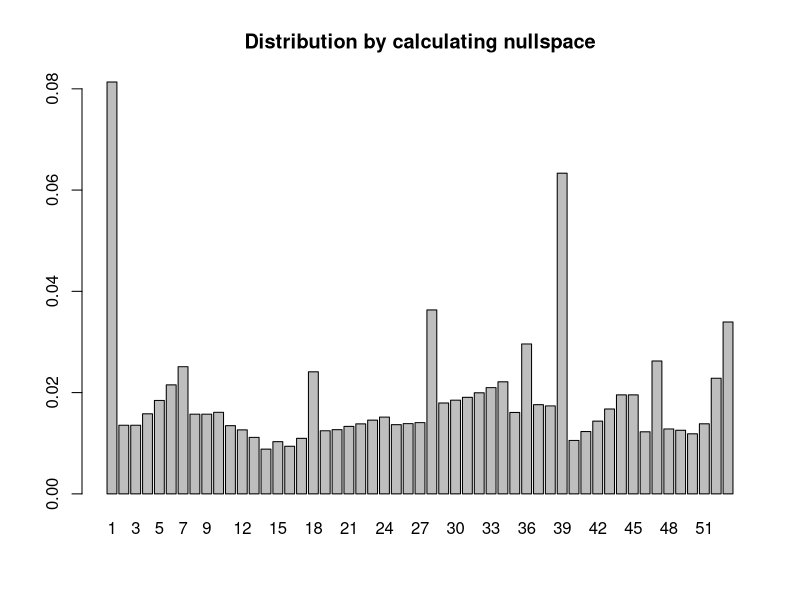
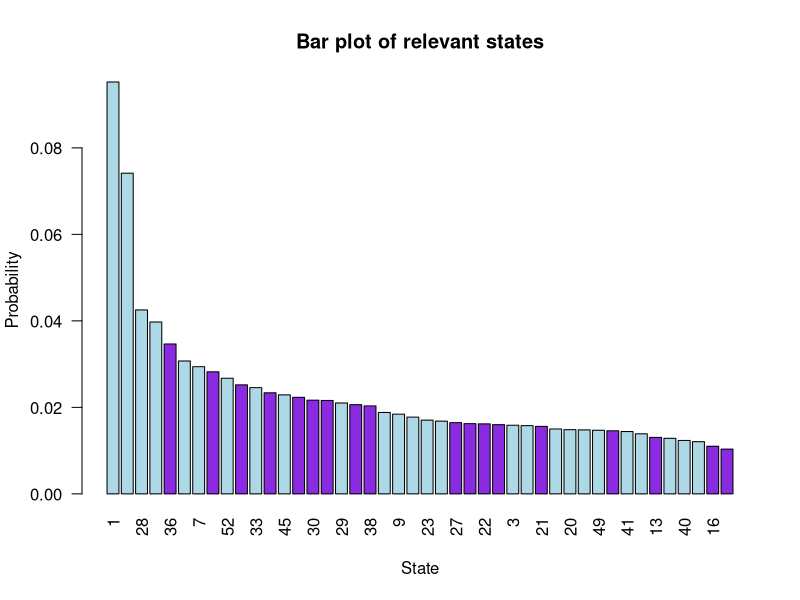
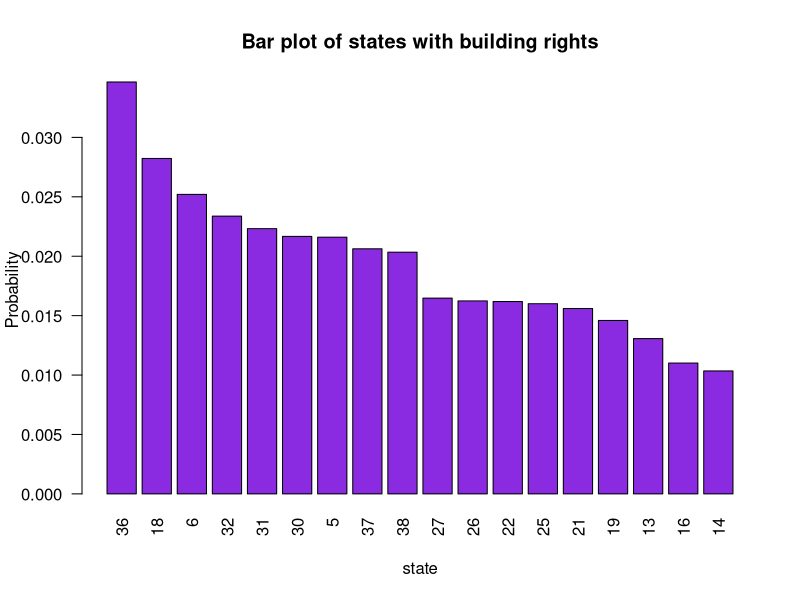

Write the R code that produced these figures, in order.
library(MASS)
n_states <- 53
P <- matrix(0, ncol=n_states, nrow=n_states)
for (i in 1:(n_states-6)){
  P[i, (i+1):(i+6)] <- P[i, (i+1):(i+6)] + 1/6
}
# row 48
P[48, 49:53] <- P[48, 49:53] + 1/6
P[48, 1] <- 1/6

# row 49
P[49, 50:53] <- P[49, 50:53] + 1/6
P[49, 1:2] <- 1/6

# row 50
P[50, 51:53] <- P[50, 51:53] + 1/6
P[50, 1:3] <- 1/6

# row 51
P[51, 52:53] <- P[51, 52:53] + 1/6
P[51, 1:4] <- 1/6

# row 52
P[52, 53] <- P[52, 53] + 1/6
P[52, 1:5] <- 1/6

# row 53
P[53, 1:6] <- P[53, 1:6] + 1/6

# Editing special states
# Special states: 2, 4, 8, 10, 34, 43, 44, 46, 51
# Absorbing ish: 39, 1

# state 2
P[2,] <- 0
P[2, 18] <- 1

# state 4, do nothing actually

# state 8
P[8,] <- 0
P[8, 47] <- 1

# state 10
P[10,] <- 0
P[10, 1] <- 1

# state 34
P[34,] <- 0
P[34, 28] <- 1

# state 43, do nothing actually

# state 44
P[44,] <- 0
P[44, 53] <- 1

# state 46
P[46,] <- 0
P[46, 52] <- 1

# state 51
P[51,] <- 0
P[51, 36] <- 1

# Special states
# state 1
for (i in 49:53){
  if (i != 51){
    P[i, 1:10] <- 0
    P[i, 1] <- 1 - sum(P[i,])
  }
}

# state 39
for (i in 35:38){
  P[i, 39:49]  <- 0
  P[i, 39] <- 1 - sum(P[i,])
}

# Finding null-space
A <- t(P) - diag(length(P[1,]))
nullspace_R <- Null(t(A))
nullspace_R_dist <- nullspace_R/sum(nullspace_R)
nullspace_R_dist <- as.vector(nullspace_R_dist)
print(rowSums(P)) # Check that they're all 1


############### Simulation ###############
states_visits <- numeric(53)
current_state <- 1
states_visits[current_state] <- states_visits[current_state] + 1

mcmc_finans <- function(M){
  for (i in 1:M){
    current_state <- sample(1:length(P[current_state,]), size=1, prob = P[current_state,])
    states_visits[current_state] <- states_visits[current_state] + 1
  }
  states_visits <- states_visits/sum(states_visits)
  df_states <- data.frame((states_visits))
  barplot(states_visits, names.arg = seq_along(states_visits), main="Distribution using MCMC")
}
barplot(nullspace_R_dist, names.arg = seq_along(nullspace_R_dist), main="Distribution by calculating nullspace")
# Now lets study the relevant states
# Irrelevant states, ie. states where you instantly get redirected:
# 2, 4, 8, 10, 34, 43, 44, 46, 51
to_remove <- c(2, 4, 8, 10, 34, 43, 44, 46, 51)
to_keep <- setdiff(1:53, to_remove)
dist_keep <- nullspace_R_dist[to_keep] / sum(nullspace_R_dist[to_keep])
df_relevant_states <- data.frame(relevant_states = to_keep, probability = dist_keep)
df_sorted <- df_relevant_states[order(df_relevant_states$probability, decreasing=TRUE),]
houses <- c(5, 6, 13, 14, 16, 18, 19, 21, 22, 25 ,26, 27, 30, 31, 32, 36, 37, 38)
colors <- ifelse(df_sorted$relevant_states %in% houses, "blueviolet", "lightblue")
barplot(df_sorted$probability, names.arg= df_sorted$relevant_states, main="Bar plot of relevant states", xlab="State", ylab="Probability", cex.names=1, las=2, col=colors)
df_houses <- df_sorted[df_sorted$relevant_states %in% houses,]
barplot(df_houses$probability, names.arg=df_houses$relevant_states, main="Bar plot of states with building rights", xlab="state", ylab="Probability", cex.names=1, las=2, col="blueviolet")